Frame 1 (no input): blank canvas, image omitted
Frame 60 (the mouse pressed at the canvas centre just before this capture): blank canvas, image omitted
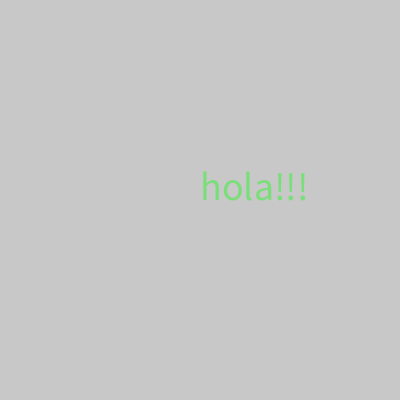
Frame 120 (the mouse held since frame 60 and released just before this capture)

The Processing sketch whose frames 1 and 60 were blank and that drew this single picture after the mouse press (run headless with seeded random() and noise(); from frame 60 on, the mouse is pressed at the canvas centre):

// Processing sketch: texto_opacidad
// ── texto_opacidad.pde
void setup() {
  size(400, 400);
  textSize(40);
}

void draw() {
  background(200);
  fill(0,255,0,map(mouseX, 0, width, 0, 200));
  text("hola!!!", 200, 200);
}

void mouseClicked(){

}
